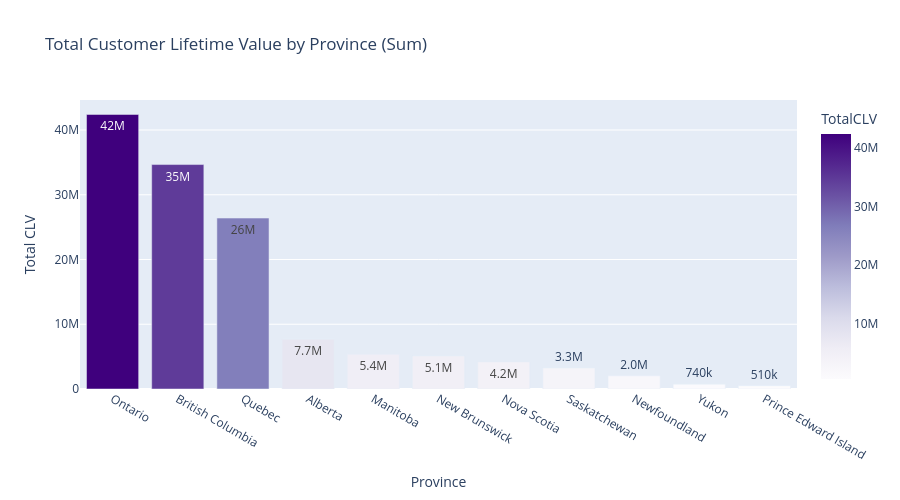

Notebook source saved alongside this figure:
### Markdown cell above
## Province vs Customer LifeTime Value (sum)

### Code cell
clv_sum = (
    dataset.groupby('Province or State')['Customer Lifetime Value']
    .sum()
    .reset_index(name='TotalCLV')
    .sort_values('TotalCLV', ascending=False)
)

fig = px.bar(
    clv_sum,
    x='Province or State',
    y='TotalCLV',
    title='Total Customer Lifetime Value by Province (Sum)',
    text_auto='.2s',
    color='TotalCLV',
    color_continuous_scale='Purples'
)
fig.update_layout(xaxis_title='Province', yaxis_title='Total CLV', height=500)
fig.show()

### Figure 1 — Plotly figure (JSON) as saved in the notebook; plotly's stock layout.template omitted (floating-point values rounded to 4 significant figures)
{"data": [{"alignmentgroup": "True", "hovertemplate": "Province or State=%{x}<br>TotalCLV=%{marker.color}<extra></extra>", "legendgroup": "", "marker": {"color": [42400000.0, 34660000.0, 26400000.0, 7701000.0, 5362000.0, 5107000.0, 4187000.0, 3253000.0, 2047000.0, 735500.0, 508500.0], "coloraxis": "coloraxis", "pattern": {"shape": ""}}, "name": "", "offsetgroup": "", "orientation": "v", "showlegend": false, "textposition": "auto", "texttemplate": "%{y:.2s}", "type": "bar", "x": ["Ontario", "British Columbia", "Quebec", "Alberta", "Manitoba", "New Brunswick", "Nova Scotia", "Saskatchewan", "Newfoundland", "Yukon", "Prince Edward Island"], "xaxis": "x", "y": [42400000.0, 34660000.0, 26400000.0, 7701000.0, 5362000.0, 5107000.0, 4187000.0, 3253000.0, 2047000.0, 735500.0, 508500.0], "yaxis": "y"}], "layout": {"barmode": "relative", "coloraxis": {"colorbar": {"title": {"text": "TotalCLV"}}, "colorscale": [[0, "rgb(252,251,253)"], [0.125, "rgb(239,237,245)"], [0.25, "rgb(218,218,235)"], [0.375, "rgb(188,189,220)"], [0.5, "rgb(158,154,200)"], [0.625, "rgb(128,125,186)"], [0.75, "rgb(106,81,163)"], [0.875, "rgb(84,39,143)"], [1, "rgb(63,0,125)"]]}, "height": 500, "legend": {"tracegroupgap": 0}, "title": {"text": "Total Customer Lifetime Value by Province (Sum)"}, "xaxis": {"anchor": "y", "domain": [0, 1], "title": {"text": "Province"}}, "yaxis": {"anchor": "x", "domain": [0, 1], "title": {"text": "Total CLV"}}}}
